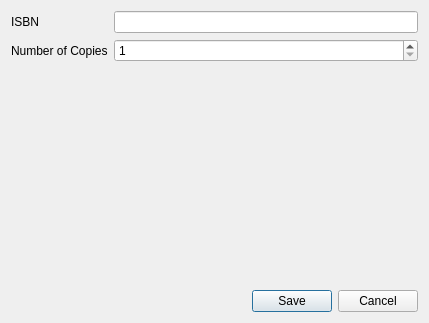
<?xml version="1.0" encoding="UTF-8"?>
<ui version="4.0">
 <class>Dialog</class>
 <widget class="QDialog" name="Dialog">
  <property name="geometry">
   <rect>
    <x>0</x>
    <y>0</y>
    <width>429</width>
    <height>323</height>
   </rect>
  </property>
  <property name="windowTitle">
   <string>Dialog</string>
  </property>
  <layout class="QFormLayout" name="formLayout">
   <item row="0" column="0">
    <widget class="QLabel" name="label">
     <property name="text">
      <string>ISBN</string>
     </property>
    </widget>
   </item>
   <item row="0" column="1">
    <widget class="QLineEdit" name="isbnInput"/>
   </item>
   <item row="3" column="1">
    <spacer name="verticalSpacer">
     <property name="orientation">
      <enum>Qt::Vertical</enum>
     </property>
     <property name="sizeType">
      <enum>QSizePolicy::Expanding</enum>
     </property>
     <property name="sizeHint" stdset="0">
      <size>
       <width>80</width>
       <height>40</height>
      </size>
     </property>
    </spacer>
   </item>
   <item row="4" column="1">
    <widget class="QDialogButtonBox" name="buttonBox">
     <property name="orientation">
      <enum>Qt::Horizontal</enum>
     </property>
     <property name="standardButtons">
      <set>QDialogButtonBox::Cancel|QDialogButtonBox::Save</set>
     </property>
    </widget>
   </item>
   <item row="1" column="1">
    <widget class="QSpinBox" name="copiesBox">
     <property name="minimum">
      <number>1</number>
     </property>
    </widget>
   </item>
   <item row="1" column="0">
    <widget class="QLabel" name="label_2">
     <property name="text">
      <string>Number of Copies</string>
     </property>
    </widget>
   </item>
  </layout>
 </widget>
 <resources/>
 <connections>
  <connection>
   <sender>buttonBox</sender>
   <signal>accepted()</signal>
   <receiver>Dialog</receiver>
   <slot>accept()</slot>
   <hints>
    <hint type="sourcelabel">
     <x>248</x>
     <y>254</y>
    </hint>
    <hint type="destinationlabel">
     <x>157</x>
     <y>274</y>
    </hint>
   </hints>
  </connection>
  <connection>
   <sender>buttonBox</sender>
   <signal>rejected()</signal>
   <receiver>Dialog</receiver>
   <slot>reject()</slot>
   <hints>
    <hint type="sourcelabel">
     <x>316</x>
     <y>260</y>
    </hint>
    <hint type="destinationlabel">
     <x>286</x>
     <y>274</y>
    </hint>
   </hints>
  </connection>
 </connections>
</ui>
